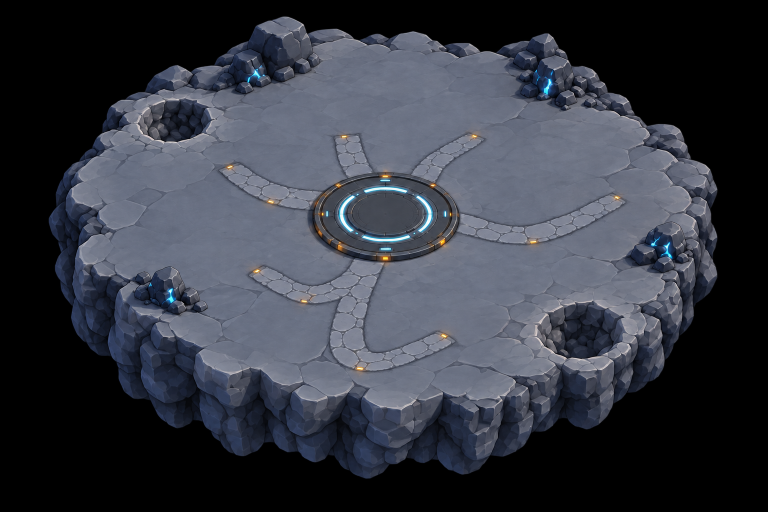
#> input picture art/refs/island-floor-gpt-v5-raw.png, 1536 x 1024 px (shown at 1/2 size)
$ python cockpit_seat.py ../refs/island-floor-gpt-v5-raw.png ../refs/ask-zannabi-gpt-v1.png
#> lines starting #> are read from the running program, lines starting #| are printed output that depends on the picture; after the words box and inside, x2 and y2 are one past the last pixel; in counts of white or black regions, pixels touching at a corner belong together
import sys
from collections import deque
from pathlib import Path

import numpy as np
from PIL import Image

TOLERANCE = 30
SCALE = 0.42 * 1.12


def cutout(img: Image.Image) -> Image.Image:
    a = np.asarray(img.convert('RGBA')).astype(int)
    h, w = a.shape[:2]
#> h = 1024; w = 1536
    bg = np.median([a[2, 2, :3], a[2, -3, :3], a[-3, 2, :3], a[-3, -3, :3]], axis=0)
#> bg = [0, 0, 0]
    near = np.abs(a[..., :3] - bg).sum(2) < TOLERANCE
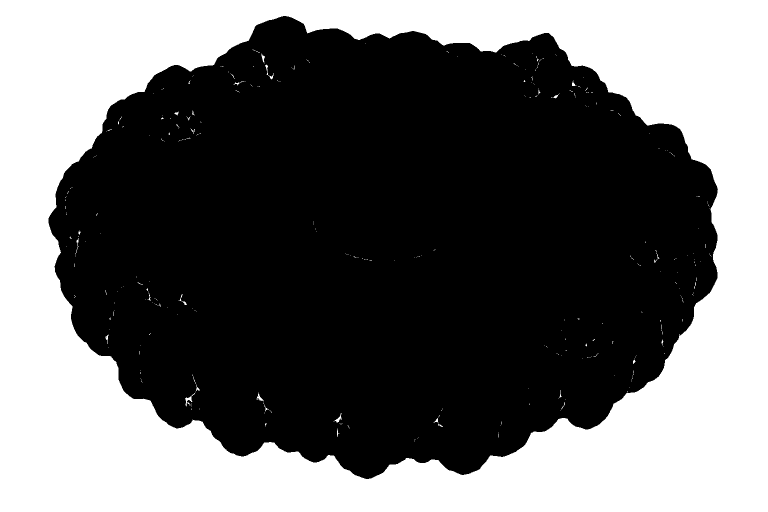
#> near: shape (1024, 1536) bool (shown at 1/2 size); 41.3% white; 361 white regions (336 under 20 px), largest, box (x1, y1, x2, y2) and area: (0, 0, 1536, 1024) 648085, (370, 785, 391, 812) 133, (530, 129, 548, 159) 94
    seen = np.zeros((h, w), bool)
    queue = deque([(0, 0), (0, w - 1), (h - 1, 0), (h - 1, w - 1)])
    for p in queue:
        seen[p] = True
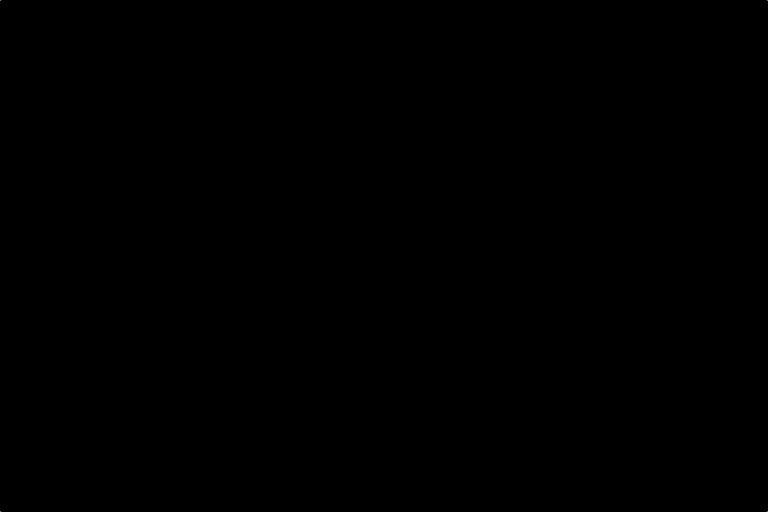
#> seen: shape (1024, 1536) bool (shown at 1/2 size); 0% white in thin lines or dots
    while queue:
        y, x = queue.popleft()
        for ny, nx in ((y + 1, x), (y - 1, x), (y, x + 1), (y, x - 1)):
            if 0 <= ny < h and 0 <= nx < w and not seen[ny, nx] and near[ny, nx]:
                seen[ny, nx] = True
                queue.append((ny, nx))
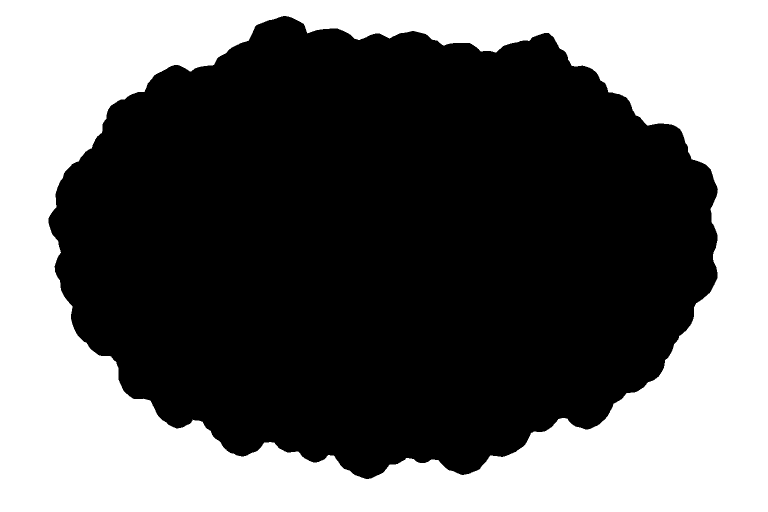
#> seen: shape (1024, 1536) bool (shown at 1/2 size); 41.2% white; 1 white region, box (x1, y1, x2, y2) and area: (0, 0, 1536, 1024) 648082
    a[..., 3] = np.where(seen, 0, 255)
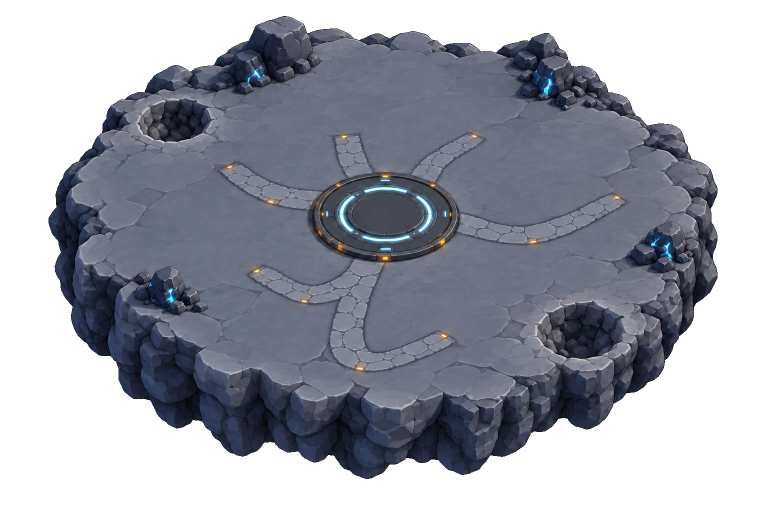
#> a: shape (1024, 1536, 4) int64 (shown at 1/2 size); mean R, G, B, A 52.7, 56.2, 65.7, 149.9; transparent parts drawn white
    return Image.fromarray(a.astype(np.uint8))


def split(img: Image.Image) -> tuple[Image.Image, Image.Image]:
    empty = np.where(~(np.asarray(img)[..., 3] > 40).any(0))[0]
#> empty = empty array
    middle = empty[(empty > img.width * 0.3) & (empty < img.width * 0.8)]
#> middle = empty array
#> (the run stopped early here; a loop or call above may not have finished)
